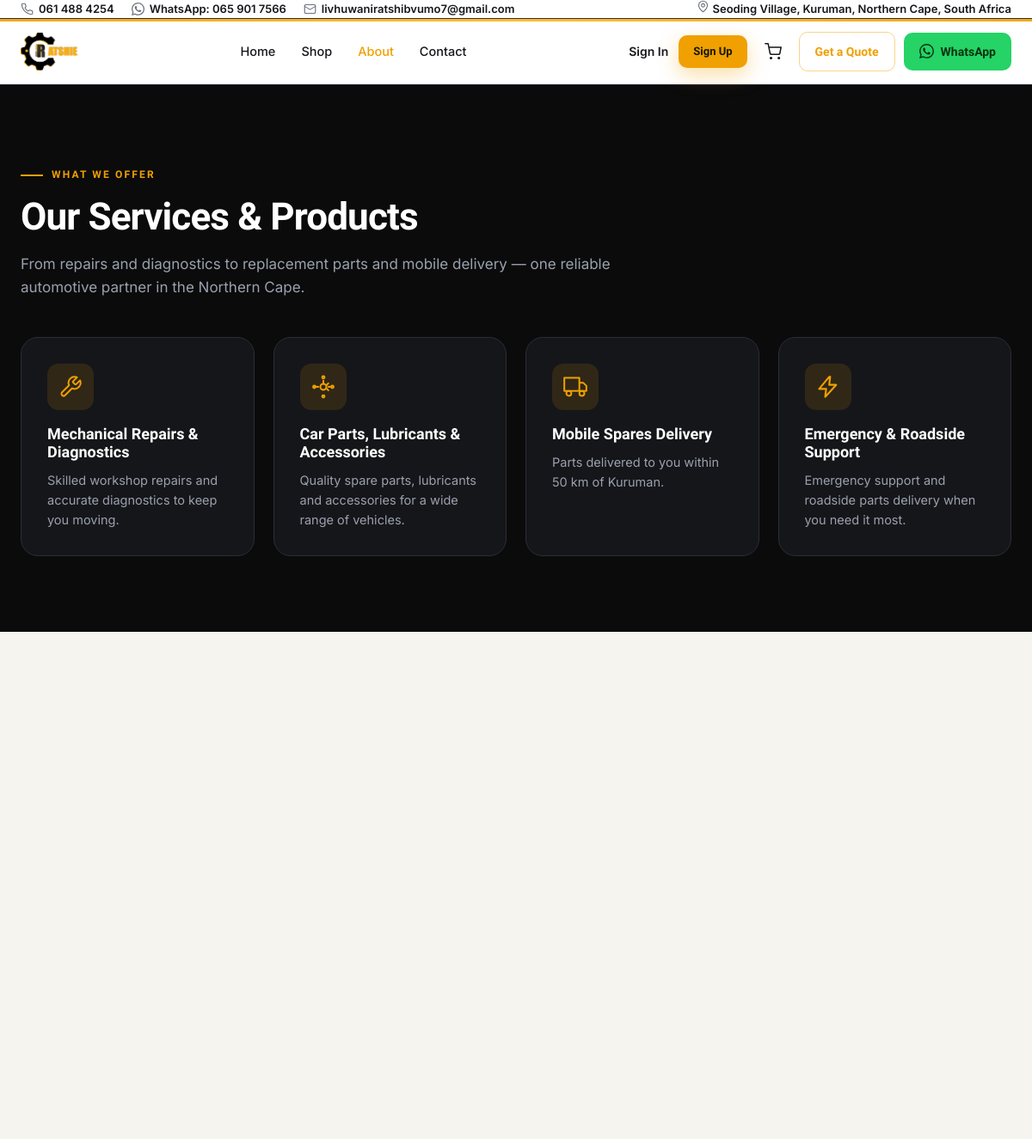
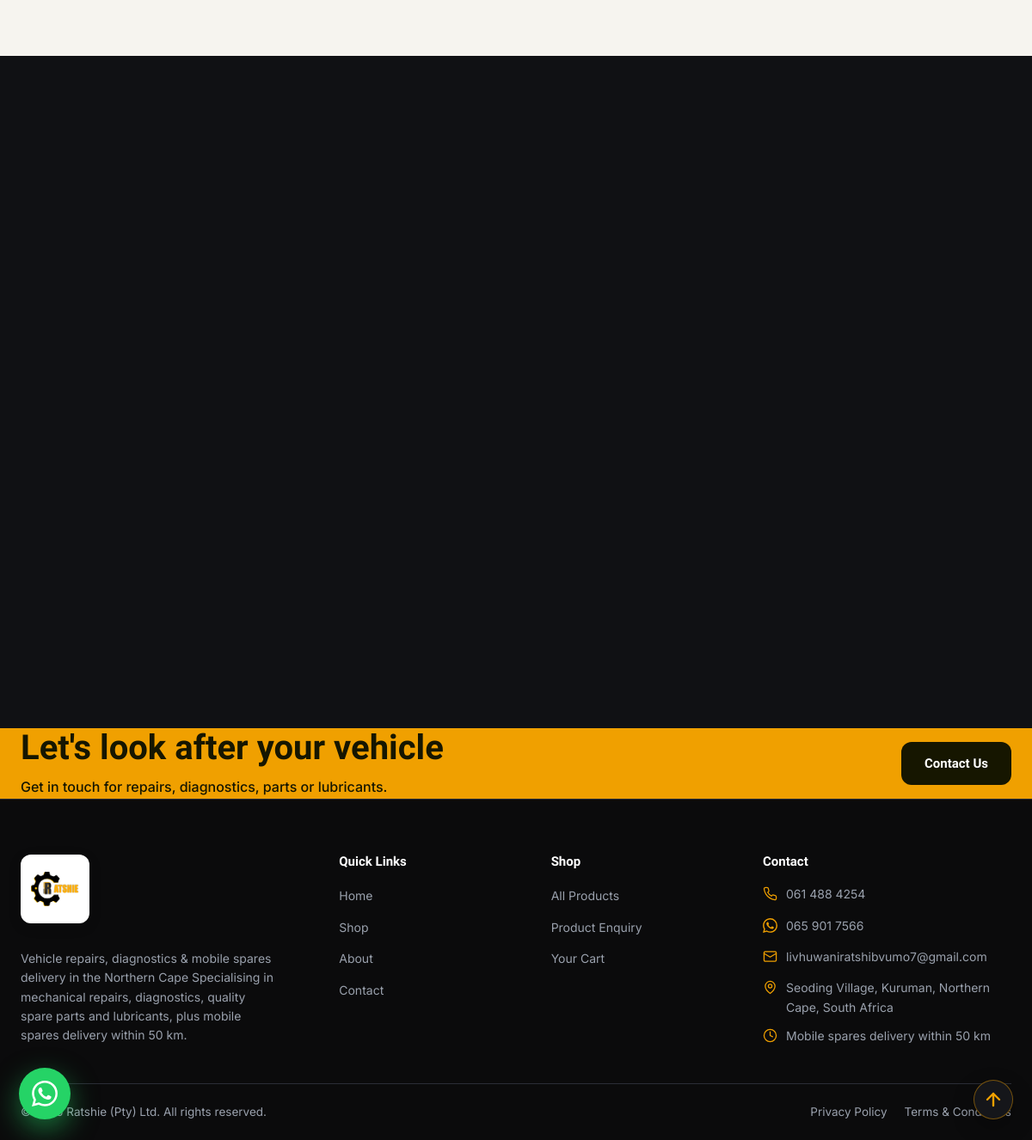
The page /about/ on the database its author committed (2 pictures, top to bottom).
### core/models.py (models this page shows, shortened)
class SiteConfig(models.Model):
    site_name = models.CharField(max_length=120, default=settings.SITE_NAME)
    tagline = models.CharField(max_length=200, default=settings.SITE_TAGLINE)
    phone = models.CharField(max_length=32, default=settings.BUSINESS_PHONE)
    phone_display = models.CharField(max_length=32, default=settings.BUSINESS_PHONE_DISPLAY)
    whatsapp_number = models.CharField(max_length=32, default=settings.WHATSAPP_NUMBER)
    whatsapp_display = models.CharField(max_length=32, default=settings.WHATSAPP_DISPLAY)
    email = models.EmailField(default=settings.BUSINESS_EMAIL)
    contact_name = models.CharField(max_length=120, default=settings.CONTACT_NAME)
    address = models.CharField(max_length=255, default=settings.BUSINESS_ADDRESS)
    service_radius_km = models.PositiveIntegerField(default=settings.SERVICE_RADIUS_KM)
    standard_delivery_days = models.PositiveIntegerField(
        "Standard delivery (business days)",
        default=7,
        help_text="Number of business days (Mon-Fri) for standard delivery estimates.",
    )
    hero_headline = models.CharField(max_length=160, default="Expert Automotive Care")
    hero_statement = models.TextField(
        default=(
            "Professional vehicle servicing, diagnostics, repairs and quality "
            "automotive products you can trust."
        )
    )
    about_short = models.TextField(blank=True)
    created_at = models.DateTimeField(auto_now_add=True)
    updated_at = models.DateTimeField(auto_now=True)
    class Meta:
        verbose_name = "Site configuration"
        verbose_name_plural = "Site configuration"
    @classmethod
    def load(cls):
        obj, _ = cls.objects.get_or_create(pk=1)
        return obj

### core/views.py (the view)
# urls.py: path("about/", views.about, name="about"),
def about(request):
    cfg = SiteConfig.load()
    faqs = FAQ.objects.filter(is_active=True)
    context = {
        "cfg": cfg,
        "faqs": faqs,
        "wa_quote_msg": service_whatsapp_message(),
        "crumb_list": [("About", None)],
    }
    return render(request, "core/about.html", context)

### core/context_processors.py (called while the page is built, shortened)
def get_cart_count(request):
    cart = request.session.get("cart", {})
    total = 0
    for info in cart.values():
        try:
            total += int(info.get("qty", 0))
        except (TypeError, ValueError):
            continue
    return total

def site_globals(request):
    cfg = SiteConfig.load()
    whatsapp = cfg.whatsapp_number or ""
    digits = "".join(ch for ch in whatsapp if ch.isdigit())
    if digits.startswith("0"):
        digits = "27" + digits[1:]
    wa_link = f"https://wa.me/{digits}" if digits else "#"
    return {
        "site_config": cfg,
        "whatsapp_link": wa_link,
        "whatsapp_number_raw": digits,
        "cart_count": get_cart_count(request),
        "enabled_cart": getattr(settings, "ENABLE_CART", True),
        "payment_methods": get_payment_methods(),
        "payfast_enabled": payfast_enabled(),
        "payfast_mode": payfast_mode(),
        "payfast_message": payfast_summary()["message"],
    }

def admin_command_bar(request):
    if not (request.user.is_active and getattr(request.user, "is_staff", False)):
        return {}

### core/utils.py (called while the page is built)
def service_whatsapp_message():
    return (
        "Hi, I would like to request a quote for my vehicle.\n\n"
        "Vehicle:\n"
        "Service required:\n"
        "Problem:\n"
        "Preferred date:"
    )

### payments/payment_methods.py (called while the page is built)
def get_payment_methods():
    return PAYFAST_PAYMENT_METHODS

def payfast_enabled():
    return bool(getattr(settings, "PAYFAST_ENABLED", False))

def payfast_mode():
    return getattr(settings, "PAYFAST_MODE", "sandbox")

def payfast_summary():
    enabled = payfast_enabled()
    if enabled:
        message = "Online payments are available. You will be redirected to a secure PayFast page to complete your payment."
    else:
        message = (
            "Online payment is currently being configured. "
            "To complete your order now, please contact us via WhatsApp."
        )
    return {"enabled": enabled, "message": message}

### templates/core/about.html (shortened to what this page needs)
{% extends "base.html" %}
{% load static %}
{% block content %}
<section class="section section--ink" style="background:var(--ink);color:#f3f3f3">
  <div class="container">
    <div class="section-head reveal">
      <span class="eyebrow">What We Offer</span>
      <h2 class="section-title" style="color:#fff">Our Services &amp; Products</h2>
      <p class="lead" style="color:var(--muted-on-dark)">From repairs and diagnostics to replacement parts and mobile delivery — one reliable automotive partner in the Northern Cape.</p>
    </div>
    <div class="why-grid" style="margin-top:44px">
      <article class="why-card">
        <div class="why-card__icon"><svg aria-hidden="true"><use href="#i-wrench"></use></svg></div>
        <h3>Mechanical Repairs &amp; Diagnostics</h3>
        <p>Skilled workshop repairs and accurate diagnostics to keep you moving.</p>
      </article>
      <article class="why-card">
        <div class="why-card__icon"><svg aria-hidden="true"><use href="#i-gearbox"></use></svg></div>
        <h3>Car Parts, Lubricants &amp; Accessories</h3>
        <p>Quality spare parts, lubricants and accessories for a wide range of vehicles.</p>
      </article>
      <article class="why-card">
        <div class="why-card__icon"><svg aria-hidden="true"><use href="#i-truck"></use></svg></div>
        <h3>Mobile Spares Delivery</h3>
        <p>Parts delivered to you within {{ cfg.service_radius_km }} km of Kuruman.</p>
      </article>
      <article class="why-card">
        <div class="why-card__icon"><svg aria-hidden="true"><use href="#i-bolt"></use></svg></div>
        <h3>Emergency &amp; Roadside Support</h3>
        <p>Emergency support and roadside parts delivery when you need it most.</p>
      </article>
    </div>
  </div>
</section>
<section class="section section--cream">
  <div class="container split">
  </div>
</section>
<section class="section section--coal" id="why">
  <div class="container">
    <div class="why-grid why-grid--3" data-stagger style="margin-top:48px">
    </div>
  </div>
</section><section class="cta-band">
  <div class="container cta-band__inner">
    <div>
      <h2>Let's look after your vehicle</h2>
      <p>Get in touch for repairs, diagnostics, parts or lubricants.</p>
    </div>
    <a class="btn cb" href="{% url 'contact' %}">Contact Us</a>
  </div>
</section>
{% endblock %}

### templates/base.html (shortened to what this page needs)
{% load static %}
<!DOCTYPE html>
<html lang="en-za">
<head>
  <link rel="stylesheet" href="{% static 'css/main.css' %}">
  <link rel="stylesheet" href="{% static 'css/ui.css' %}">
  <link rel="stylesheet" href="{% static 'css/site.min.css' %}">
</head>
<body>
  <div class="topbar">
    <div class="container topbar__inner">
      <div class="topbar__links">
        <a href="tel:{{ site_config.phone|cut:' '|cut:'('|cut:')'|cut:'-' }}">
          <svg class="ico" width="15" height="15" aria-hidden="true"><use href="#i-phone"></use></svg>
          {{ site_config.phone_display }}
        </a>
        <a href="{{ whatsapp_link }}" target="_blank" rel="noopener">
          <svg class="ico" width="15" height="15" aria-hidden="true"><use href="#i-whatsapp"></use></svg>
          WhatsApp: {{ site_config.whatsapp_display }}
        </a>
        <a href="mailto:{{ site_config.email }}">
          <svg class="ico" width="15" height="15" aria-hidden="true"><use href="#i-mail"></use></svg>
          {{ site_config.email }}
        </a>
      </div>
      <div class="topbar__links">
        <span><svg class="ico" width="15" height="15" aria-hidden="true"><use href="#i-pin"></use></svg> {{ site_config.address }}</span>
      </div>
    </div>
  </div>
  <header class="nav">
    <span class="nav__accent-line" aria-hidden="true"></span>
    <div class="container nav__inner">
      <a href="{% url 'home' %}" class="brand" aria-label="{{ site_config.site_name }} home">
        <img src="{% static 'img/brand/logo.png' %}" alt="{{ site_config.site_name }} logo" class="logo-mark" height="44" loading="eager">
      </a>
      <nav class="nav__menu" aria-label="Primary">
        <a class="nav__link {% if request.resolver_match.url_name == 'home' %}is-active{% endif %}" href="{% url 'home' %}">Home</a>
        <a class="nav__link {% if request.resolver_match.namespace == 'products' %}is-active{% endif %}" href="{% url 'products:shop' %}">Shop</a>
        <a class="nav__link {% if request.resolver_match.url_name == 'about' %}is-active{% endif %}" href="{% url 'about' %}">About</a>
        <a class="nav__link {% if request.resolver_match.url_name == 'contact' %}is-active{% endif %}" href="{% url 'contact' %}">Contact</a>
      </nav>
      <div class="nav__actions">
        <div id="accountArea" class="account-area">
          {% if user.is_authenticated %}
          <div class="account-menu">
            <button class="account-menu__trigger" aria-expanded="false" aria-haspopup="true" aria-label="Account menu">
              <svg width="20" height="20" aria-hidden="true"><use href="#i-user"></use></svg>
              <span class="account-menu__label">{{ user.first_name|default:user.username }}</span>
            </button>
            <div class="account-menu__dropdown" role="menu">
              <a role="menuitem" href="{% url 'customers:account' %}">My Account</a>
              <a role="menuitem" href="{% url 'orders:cart' %}">Your Cart</a>
              <form method="post" action="{% url 'customers:logout' %}" data-logout>
                {% csrf_token %}
                <input type="hidden" name="next" value="{% url 'home' %}">
                <button type="submit" role="menuitem">Log Out</button>
              </form>
            </div>
          </div>
          {% else %}
          <a class="account-link" href="{% url 'customers:login' %}">Sign In</a>
          <a class="btn btn--gold btn--sm" href="{% url 'customers:register' %}">Sign Up</a>
          {% endif %}
        </div>
        {% if enabled_cart %}
        <a href="{% url 'orders:cart' %}" class="nav__cart" aria-label="Your cart">
          <svg width="20" height="20" aria-hidden="true"><use href="#i-cart"></use></svg>
        </a>
        {% endif %}
        <a class="nav__cta nav__cta--outline" href="{% url 'quotes:form' %}">Get a Quote</a>
        <a class="nav__cta nav__cta--wa" href="{{ whatsapp_link }}?text=Hi%2C%20I%20would%20like%20to%20request%20a%20quote" target="_blank" rel="noopener">
          <svg width="17" height="17" aria-hidden="true"><use href="#i-whatsapp"></use></svg> WhatsApp
        </a>
      </div>
    </div>
  </header>
  <main>
    {% block content %}{% endblock %}
  </main>
  <footer class="footer">
    <div class="container">
      <div class="footer__top">
        <div class="footer__about">
          <div class="footer__logo">
            <img src="{% static 'img/brand/logo.png' %}" alt="{{ site_config.site_name }} logo" class="logo-mark" loading="lazy">
          </div>
          <p style="margin-top:14px; max-width:34ch">
            {{ site_config.tagline }} Specialising in mechanical repairs, diagnostics,
            quality spare parts and lubricants, plus mobile spares delivery within
            {{ site_config.service_radius_km }} km.
          </p>
        </div>
        <div>
          <h4>Quick Links</h4>
          <ul>
            <li><a href="{% url 'home' %}">Home</a></li>
            <li><a href="{% url 'products:shop' %}">Shop</a></li>
            <li><a href="{% url 'about' %}">About</a></li>
            <li><a href="{% url 'contact' %}">Contact</a></li>
          </ul>
        </div>
        <div>
          <h4>Shop</h4>
          <ul>
            <li><a href="{% url 'products:shop' %}">All Products</a></li>
            <li><a href="{% url 'products:enquiry' %}">Product Enquiry</a></li>
            {% if enabled_cart %}<li><a href="{% url 'orders:cart' %}">Your Cart</a></li>{% endif %}
          </ul>
        </div>
        <div>
          <h4>Contact</h4>
          <ul class="footer__contact">
            <li>
              <span class="ic"><svg aria-hidden="true"><use href="#i-phone"></use></svg></span>
              <a href="tel:{{ site_config.phone|cut:' '|cut:'('|cut:')'|cut:'-' }}">{{ site_config.phone_display }}</a>
            </li>
            <li>
              <span class="ic"><svg aria-hidden="true"><use href="#i-whatsapp"></use></svg></span>
              <a href="{{ whatsapp_link }}" target="_blank" rel="noopener">{{ site_config.whatsapp_display }}</a>
            </li>
            <li>
              <span class="ic"><svg aria-hidden="true"><use href="#i-mail"></use></svg></span>
              <a href="mailto:{{ site_config.email }}">{{ site_config.email }}</a>
            </li>
            <li>
              <span class="ic"><svg aria-hidden="true"><use href="#i-pin"></use></svg></span>
              <span>{{ site_config.address }}</span>
            </li>
            <li>
              <span class="ic"><svg aria-hidden="true"><use href="#i-clock"></use></svg></span>
              <span>Mobile spares delivery within {{ site_config.service_radius_km }} km</span>
            </li>
          </ul>
        </div>
      </div>
      <div class="footer__bottom">
        <span>© {% now "Y" %} {{ site_config.site_name }}. All rights reserved.</span>
        <div class="footer__legal">
          <a href="{% url 'home' %}">Privacy Policy</a>
          <a href="{% url 'home' %}">Terms & Conditions</a>
        </div>
      </div>
    </div>
  </footer>
  <a class="wa-float" href="{{ whatsapp_link }}" target="_blank" rel="noopener" aria-label="Chat on WhatsApp">
    <svg aria-hidden="true"><use href="#i-whatsapp"></use></svg>
  </a>
  <button type="button" class="to-top" id="toTop" aria-label="Back to top" hidden>
    <svg aria-hidden="true"><use href="#i-chevron-up"></use></svg>
  </button>
</body>
</html>

### static/css/ui.css (style rules this page uses)
:root { --z-nav: 30; --z-header: 60; --z-dropdown: 80; --z-drawer: 120; --z-modal: 200; --z-toast: 300; }
input, select, textarea, button { font: inherit; }

### rows shown on the page
SiteConfig: phone_display "061 488 4254", whatsapp_display "065 901 7566", email "livhuwaniratshibvumo7@gmail.com", address "Seoding Village, Kuruman, Northern Cape, South Africa", service_radius_km "50", tagline "Vehicle repairs, diagnostics & mobile spares delivery in the Northern Cape", site_name "Ratshie (Pty) Ltd"
